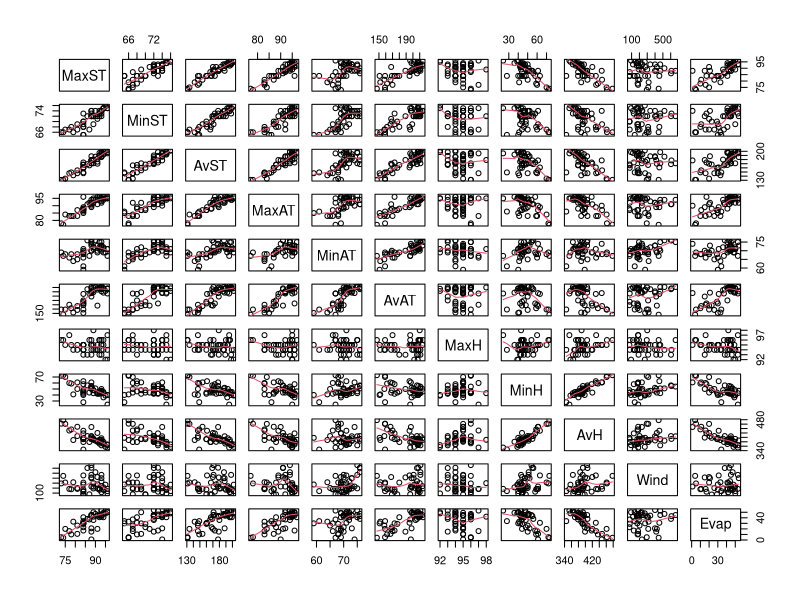

This figure's R source:
library(TeachingDemos)


### Name: evap
### Title: Data on soil evaporation.
### Aliases: evap
### Keywords: datasets

### ** Examples

data(evap)
pairs(evap[,-c(1,2,3)], panel=panel.smooth)
## maybe str(evap) ; plot(evap) ...
